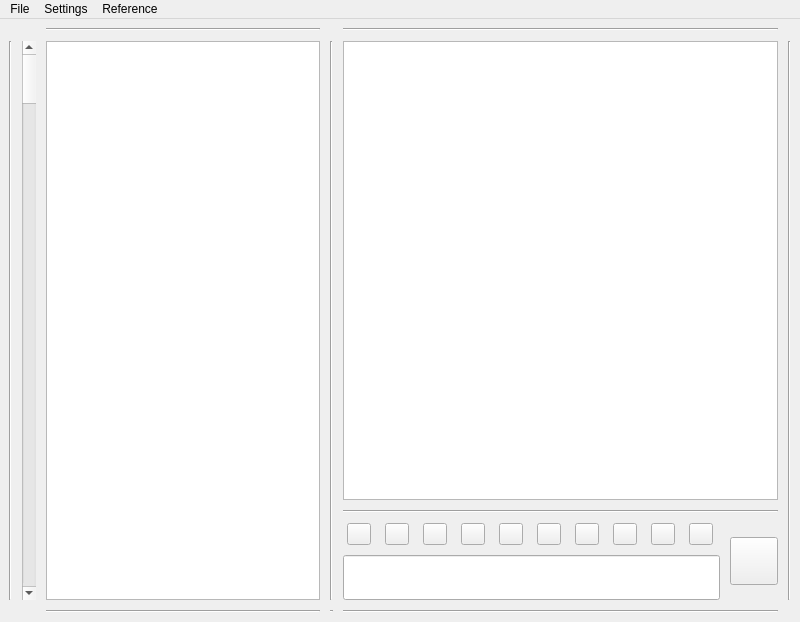
<?xml version="1.0" encoding="UTF-8"?>
<ui version="4.0">
 <class>MainWindow</class>
 <widget class="QMainWindow" name="MainWindow">
  <property name="geometry">
   <rect>
    <x>0</x>
    <y>0</y>
    <width>800</width>
    <height>622</height>
   </rect>
  </property>
  <property name="minimumSize">
   <size>
    <width>800</width>
    <height>622</height>
   </size>
  </property>
  <property name="maximumSize">
   <size>
    <width>800</width>
    <height>622</height>
   </size>
  </property>
  <property name="windowTitle">
   <string>MainWindow</string>
  </property>
  <widget class="QWidget" name="centralwidget">
   <property name="minimumSize">
    <size>
     <width>800</width>
     <height>600</height>
    </size>
   </property>
   <property name="maximumSize">
    <size>
     <width>800</width>
     <height>16777215</height>
    </size>
   </property>
   <layout class="QGridLayout" name="gridLayout_2" rowstretch="0,0,0">
    <property name="spacing">
     <number>10</number>
    </property>
    <item row="0" column="3">
     <widget class="Line" name="line_3">
      <property name="orientation">
       <enum>Qt::Horizontal</enum>
      </property>
     </widget>
    </item>
    <item row="0" column="5">
     <widget class="Line" name="line_4">
      <property name="orientation">
       <enum>Qt::Horizontal</enum>
      </property>
     </widget>
    </item>
    <item row="1" column="4">
     <widget class="Line" name="line">
      <property name="orientation">
       <enum>Qt::Vertical</enum>
      </property>
     </widget>
    </item>
    <item row="1" column="5">
     <layout class="QGridLayout" name="gridLayout">
      <item row="0" column="0">
       <widget class="QTextEdit" name="display">
        <property name="minimumSize">
         <size>
          <width>435</width>
          <height>450</height>
         </size>
        </property>
        <property name="maximumSize">
         <size>
          <width>440</width>
          <height>460</height>
         </size>
        </property>
       </widget>
      </item>
      <item row="1" column="0">
       <widget class="Line" name="line_10">
        <property name="orientation">
         <enum>Qt::Horizontal</enum>
        </property>
       </widget>
      </item>
      <item row="2" column="0">
       <layout class="QGridLayout" name="gridLayout_4">
        <item row="0" column="0">
         <layout class="QVBoxLayout" name="verticalLayout">
          <item>
           <layout class="QHBoxLayout" name="horizontalLayout_2">
            <item>
             <widget class="QPushButton" name="bnt_1">
              <property name="maximumSize">
               <size>
                <width>24</width>
                <height>24</height>
               </size>
              </property>
              <property name="text">
               <string/>
              </property>
             </widget>
            </item>
            <item>
             <widget class="QPushButton" name="bnt_2">
              <property name="maximumSize">
               <size>
                <width>24</width>
                <height>24</height>
               </size>
              </property>
              <property name="text">
               <string/>
              </property>
             </widget>
            </item>
            <item>
             <widget class="QPushButton" name="bnt_3">
              <property name="maximumSize">
               <size>
                <width>24</width>
                <height>24</height>
               </size>
              </property>
              <property name="text">
               <string/>
              </property>
             </widget>
            </item>
            <item>
             <widget class="QPushButton" name="bnt_4">
              <property name="maximumSize">
               <size>
                <width>24</width>
                <height>24</height>
               </size>
              </property>
              <property name="text">
               <string/>
              </property>
             </widget>
            </item>
            <item>
             <widget class="QPushButton" name="bnt_5">
              <property name="maximumSize">
               <size>
                <width>24</width>
                <height>24</height>
               </size>
              </property>
              <property name="text">
               <string/>
              </property>
             </widget>
            </item>
            <item>
             <widget class="QPushButton" name="bnt_6">
              <property name="maximumSize">
               <size>
                <width>24</width>
                <height>24</height>
               </size>
              </property>
              <property name="text">
               <string/>
              </property>
             </widget>
            </item>
            <item>
             <widget class="QPushButton" name="bnt_7">
              <property name="maximumSize">
               <size>
                <width>24</width>
                <height>24</height>
               </size>
              </property>
              <property name="text">
               <string/>
              </property>
             </widget>
            </item>
            <item>
             <widget class="QPushButton" name="bnt_8">
              <property name="maximumSize">
               <size>
                <width>24</width>
                <height>24</height>
               </size>
              </property>
              <property name="text">
               <string/>
              </property>
             </widget>
            </item>
            <item>
             <widget class="QPushButton" name="bnt_9">
              <property name="maximumSize">
               <size>
                <width>24</width>
                <height>24</height>
               </size>
              </property>
              <property name="text">
               <string/>
              </property>
             </widget>
            </item>
            <item>
             <widget class="QPushButton" name="bnt_10">
              <property name="maximumSize">
               <size>
                <width>24</width>
                <height>24</height>
               </size>
              </property>
              <property name="text">
               <string/>
              </property>
             </widget>
            </item>
           </layout>
          </item>
          <item>
           <widget class="QLineEdit" name="settext_2">
            <property name="minimumSize">
             <size>
              <width>360</width>
              <height>45</height>
             </size>
            </property>
            <property name="maximumSize">
             <size>
              <width>400</width>
              <height>50</height>
             </size>
            </property>
           </widget>
          </item>
         </layout>
        </item>
        <item row="0" column="1">
         <widget class="QPushButton" name="btn_2">
          <property name="minimumSize">
           <size>
            <width>48</width>
            <height>48</height>
           </size>
          </property>
          <property name="maximumSize">
           <size>
            <width>48</width>
            <height>48</height>
           </size>
          </property>
          <property name="styleSheet">
           <string notr="true">#btn {bordser: none; background-image: url(img/b1.png);}
#btn:pressed {borsder: none; background-image: url(img/b2.png);}</string>
          </property>
          <property name="text">
           <string/>
          </property>
         </widget>
        </item>
       </layout>
      </item>
     </layout>
    </item>
    <item row="1" column="0">
     <widget class="Line" name="line_2">
      <property name="orientation">
       <enum>Qt::Vertical</enum>
      </property>
     </widget>
    </item>
    <item row="1" column="1">
     <widget class="QScrollBar" name="verticalScrollBar">
      <property name="orientation">
       <enum>Qt::Vertical</enum>
      </property>
     </widget>
    </item>
    <item row="1" column="3">
     <widget class="QListView" name="listView"/>
    </item>
    <item row="2" column="5">
     <widget class="Line" name="line_9">
      <property name="orientation">
       <enum>Qt::Horizontal</enum>
      </property>
     </widget>
    </item>
    <item row="1" column="6">
     <widget class="Line" name="line_5">
      <property name="orientation">
       <enum>Qt::Vertical</enum>
      </property>
     </widget>
    </item>
    <item row="2" column="3">
     <widget class="Line" name="line_7">
      <property name="orientation">
       <enum>Qt::Horizontal</enum>
      </property>
     </widget>
    </item>
    <item row="2" column="4">
     <widget class="Line" name="line_8">
      <property name="orientation">
       <enum>Qt::Horizontal</enum>
      </property>
     </widget>
    </item>
   </layout>
  </widget>
  <widget class="QMenuBar" name="menuBar">
   <property name="geometry">
    <rect>
     <x>0</x>
     <y>0</y>
     <width>800</width>
     <height>22</height>
    </rect>
   </property>
   <widget class="QMenu" name="menuFile">
    <property name="title">
     <string>File</string>
    </property>
    <addaction name="actionAdd_contact"/>
    <addaction name="actionEdit_contact"/>
    <addaction name="actionContact_list"/>
    <addaction name="actionAbout_user"/>
    <addaction name="actionExit"/>
   </widget>
   <widget class="QMenu" name="menuSettings">
    <property name="title">
     <string>Settings</string>
    </property>
    <addaction name="actionvideo_and_audio_settings"/>
   </widget>
   <widget class="QMenu" name="menuReference">
    <property name="title">
     <string>Reference</string>
    </property>
    <addaction name="actionAbout_as"/>
   </widget>
   <addaction name="menuFile"/>
   <addaction name="menuSettings"/>
   <addaction name="menuReference"/>
  </widget>
  <action name="actionAdd_contact">
   <property name="text">
    <string>Add contact</string>
   </property>
  </action>
  <action name="actionEdit_contact">
   <property name="text">
    <string>Edit contact</string>
   </property>
  </action>
  <action name="actionContact_list">
   <property name="text">
    <string>Contact list</string>
   </property>
  </action>
  <action name="actionAbout_user">
   <property name="text">
    <string>About user</string>
   </property>
  </action>
  <action name="actionExit">
   <property name="text">
    <string>Exit</string>
   </property>
  </action>
  <action name="actionvideo_and_audio_settings">
   <property name="text">
    <string>video and audio settings</string>
   </property>
  </action>
  <action name="actionAbout_as">
   <property name="text">
    <string>About as</string>
   </property>
  </action>
 </widget>
 <resources/>
 <connections/>
</ui>
